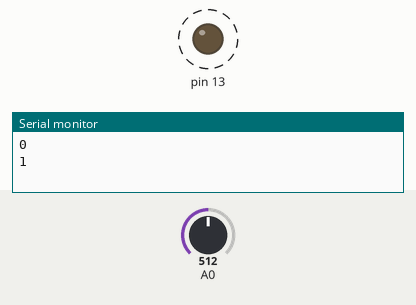
This sketch was run on a simulated Arduino Uno, built with avr-gcc and run on an emulated ATmega328P. On the bench: output pins drawn as LEDs (lit = HIGH), the last lines printed to the serial monitor. Dashed ring = blinking. The test bench sets the inputs (shaded band); at power-on: A0 = 512. EEPROM starts erased.

Above: at 2.8 s.
2.9 s: A0 set to 156
7.1 s: A0 set to 134
At 7.1 s:
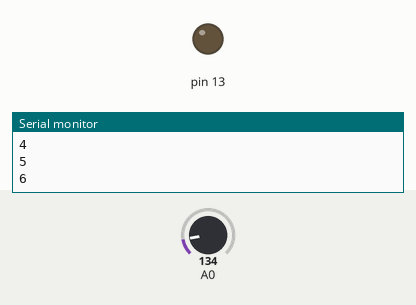
At 8.4 s:
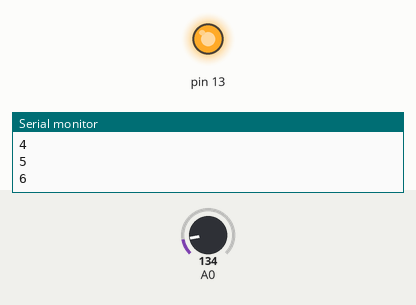
Timing chart, 0 to 10.1 s (numbered marks = the images above; inputs shaded):
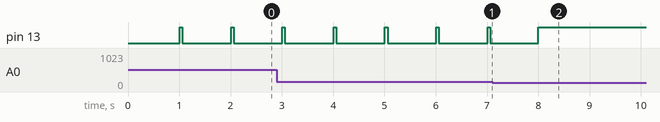

Measured:
- the behaviour switches between 141 and 140 on A0 (found by bisection; images 0 and 1)
- after the input at 7.1 s, pin 13: goes on until 8.0 s, then stays HIGH
- by itself, pin 13: alternates HIGH for 0.05 s and LOW for 0.95 s

The sketch:

medirBateria.ino
```cpp
#include <EEPROM.h>

float volts = 0;
int segundos = 0;
int minutos = 0;
int horas = 0;
int address = 0;

int currentMillis = 0;
int antesMillis = 0;

void setup() {
  Serial.begin(9600);
  pinMode(13, OUTPUT);
}

void loop() {
  currentMillis = millis();

  if (currentMillis - antesMillis >= 1000) {
    antesMillis = currentMillis;

    int valor = analogRead(A0);
    valor = map (valor, 0, 1023, 0, 255);

    if (valor >= 35){
      EEPROM.write(address, valor);  // Guardo el valor del ADC
      EEPROM.write(address + 1, horas);
      EEPROM.write(address + 2, minutos);
      EEPROM.write(address + 3, segundos);
      digitalWrite(13, HIGH);
      delay(50);
      digitalWrite(13, LOW);
      Serial.println(segundos);
    }
    else {
      digitalWrite(13, HIGH);
    }

    if (minutos >= 60) {
      horas++;
      minutos = 0;
      segundos = 0;
    }
    if (segundos >= 60) {
      minutos++;
      segundos = 0;
    }
    else {
      segundos++;
    }
  }
}
```
